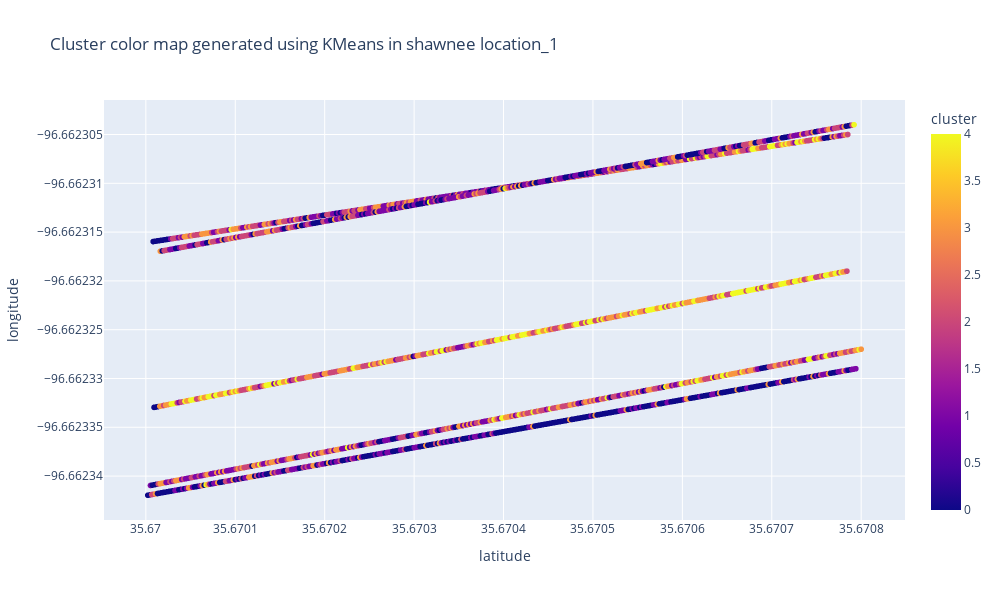

Notebook cell for this chart:
### Code cell
px.scatter(
#     full_data[full_data["pass_no"]!=0],
    merged_data,
    x="latitude",
    y="longitude",
    hover_name="passID", 
    hover_data=["timestamp", "cluster"],
    color="cluster",
    width=1000,
    height=600,
    title=f"Cluster color map generated using {model_predicted_folder} in {project} {location}"
)

### Figure 1 — Plotly figure (JSON) as saved in the notebook; plotly's stock layout.template omitted (floating-point values rounded to 4 significant figures; data arrays with more than 128 entries replaced by an {"elided": "..."} marker saying what was removed)
{"data": [{"customdata": {"elided": "1805x2 mixed values"}, "hovertemplate": "<b>%{hovertext}</b><br><br>latitude=%{x}<br>longitude=%{y}<br>timestamp=%{customdata[0]}<br>cluster=%{marker.color}<extra></extra>", "hovertext": {"elided": "1805 int values"}, "legendgroup": "", "marker": {"color": {"elided": "1805 int values"}, "coloraxis": "coloraxis", "symbol": "circle"}, "mode": "markers", "name": "", "showlegend": false, "type": "scattergl", "x": {"elided": "1805 float values"}, "xaxis": "x", "y": {"elided": "1805 float values"}, "yaxis": "y"}], "layout": {"coloraxis": {"colorbar": {"title": {"text": "cluster"}}, "colorscale": [[0, "#0d0887"], [0.1111, "#46039f"], [0.2222, "#7201a8"], [0.3333, "#9c179e"], [0.4444, "#bd3786"], [0.5556, "#d8576b"], [0.6667, "#ed7953"], [0.7778, "#fb9f3a"], [0.8889, "#fdca26"], [1, "#f0f921"]]}, "height": 600, "legend": {"tracegroupgap": 0}, "title": {"text": "Cluster color map generated using KMeans in shawnee location_1"}, "width": 1000, "xaxis": {"anchor": "y", "domain": [0, 1], "title": {"text": "latitude"}}, "yaxis": {"anchor": "x", "domain": [0, 1], "title": {"text": "longitude"}}}}
